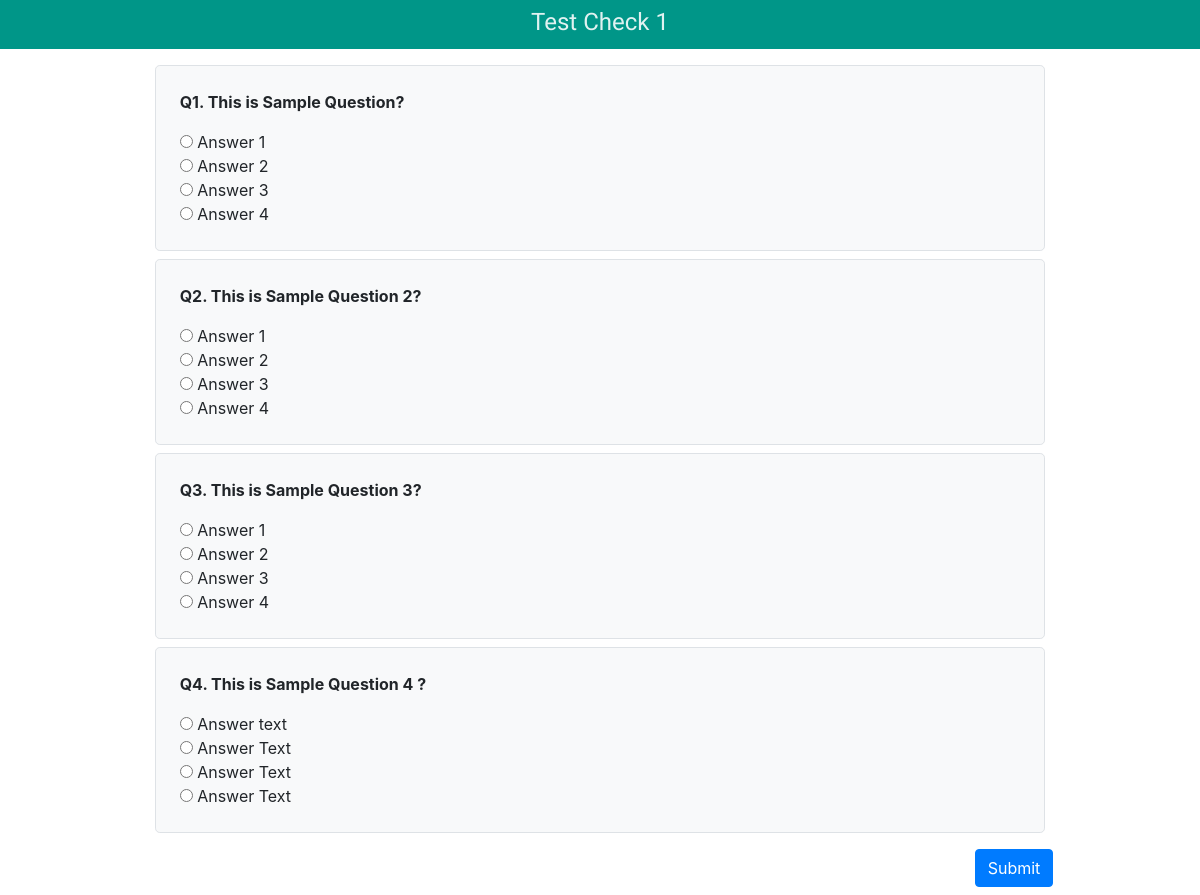
Screenshot of /student/test_attempt/4 with the database file from the repository.
### CTest/models.py (models this page shows)
class Test(models.Model):
    teacher_id = models.ForeignKey(Teacher, on_delete=models.CASCADE)
    test_name = models.CharField(max_length = 1024, default="", null= False, blank=False)
    is_published = models.BooleanField(default=False)

class Question(models.Model):
    question_text = models.CharField(max_length = 16563, default="", null=False, blank=False)
    test_id = models.ForeignKey(Test, on_delete=models.CASCADE)

class Answer(models.Model):
    answer_text = models.CharField(max_length = 256, default = "", null = False, blank = False)
    question_id = models.ForeignKey(Question, on_delete=models.CASCADE)
    is_answer_correct = models.BooleanField()

### Student/views.py (the view, shortened to what this page needs)
# urls.py: path('test_attempt/<int:test_id>', views.test_attempt, name ='test_attempt'),
def test_attempt(request, test_id):
        test = Test.objects.get(id = test_id)
        print(test)
        return render(request, 'Student/test_attempt.html', {'test': test})

### templates/Student/test_attempt.html (shortened to what this page needs)
{% extends 'base.html' %}
{% block body %}
    <div>
        <div class="text-center pt-2 pb-1 font-montserrat" style="background: #009688; color: #E0F2F1;">
            <h4>{{test.test_name}}</h4>
        </div>
        <div class="container p-0">
            <div class="row m-2">
                <div class="col-0 col-md-1"></div>
                <div class="col-12 col-md-10">
                    <form action="{% url 'student:test_attempt' test.id %}" method="post">
                    <ul class="list-style-type-none p-0">
                        {% for question in test.question_set.all %}
                        <div class="bg-light rounded-lg border m-2">
                            <li class="p-2 p-md-4">
                                <div>
                                    <p class="font-weight-bold"><span>Q{{forloop.counter}}.</span> {{question.question_text}}</p>
                                </div>
                                <div>
                                    {% for answer in question.answer_set.all %}
                                        <input type="radio" name="question_{{question.id}}" value="{{answer.id}}"/> {{answer.answer_text}} <br />
                                    {% endfor %}
                                </div>
                            </li>
                        </div>
                        {% endfor %}
                    </ul>
                    <div class="text-right">
                        <button class="btn btn-primary">Submit</button>
                    </div>
                    </form>
                </div>
                <div class="col-0 col-md-1"></div>
            </div>
        </div>
    </div>
{% endblock %}

### staticfiles/css/base.css (style rules this page uses)
.font-montserrat { font-family: 'Montserrat', 'sans-serif' !important; }
.font-weight-bold { font-weight: bold; }
.list-style-type-none { list-style-type: none; }

### rows the page displays
Test: test_name "Test Check 1"
Question: question_text "This is Sample Question?"
Answer: answer_text "Answer 1"
Answer: answer_text "Answer 2"
Answer: answer_text "Answer 3"
Answer: answer_text "Answer 4"
Question: question_text "This is Sample Question 2?"
Answer: answer_text "Answer 1"
Answer: answer_text "Answer 2"
Answer: answer_text "Answer 3"
Answer: answer_text "Answer 4"
Question: question_text "This is Sample Question 3?"
Answer: answer_text "Answer 1"
Answer: answer_text "Answer 2"
Answer: answer_text "Answer 3"
Answer: answer_text "Answer 4"
Question: question_text "This is Sample Question 4 ?"
Answer: answer_text "Answer text"
Answer: answer_text "Answer Text"
Answer: answer_text "Answer Text"
Answer: answer_text "Answer Text"
